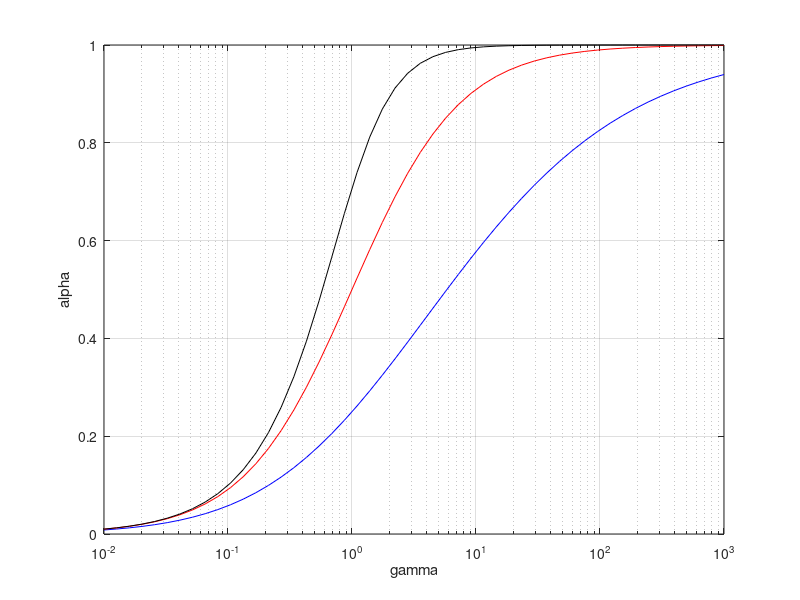

Here is the MATLAB script that generated this plot: (Note: this script raises an error after producing the figure.)
function alpha_gamma

% alpha_gamma.m
% Jeremy Barnes, 25/8/1999
% $Id$

% This generates a plot of alpha vs gamma for different values of p.
% See my notebook, page 129

gamma = logspace(-2, 3);

all_p = [0.5 1.0 2.0];
all_colors = 'brk';

figure(1);  clf;

for i=1:length(all_p)
   p = all_p(i);
   color = all_colors(i);
   
   alpha = calc_alpha(gamma, p);
   
   semilogx(gamma, alpha, [color '-']);  hold on;
end

xlabel('gamma');
ylabel('alpha');
grid on;
legend('p=0.5', 'p=1.0', 'p=2.0', 0);
   
   


function alpha = calc_alpha(gamma, p)

alpha = gamma ./ (1 + gamma.^p).^(1/p);

